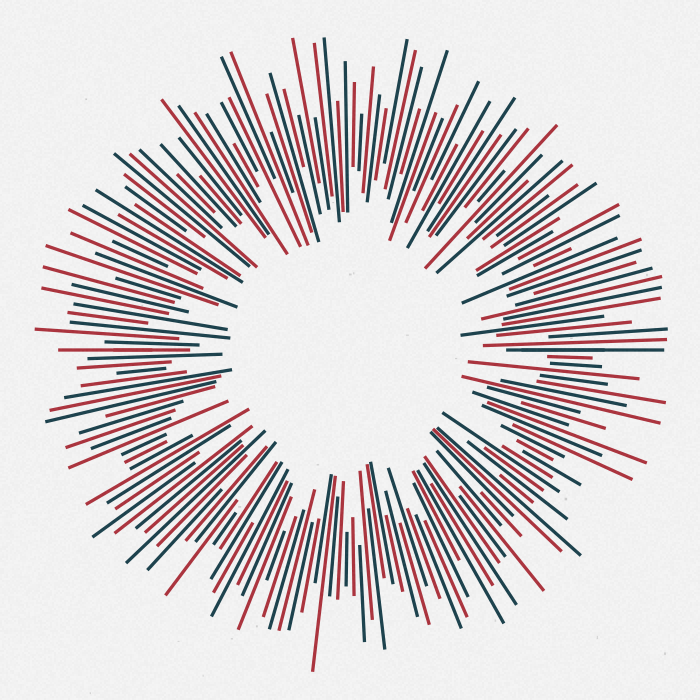
Frame 1 (no input)
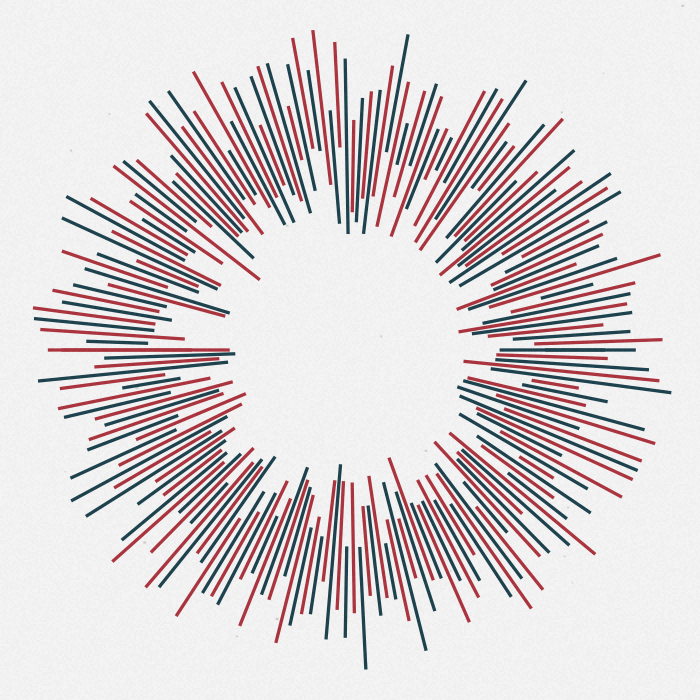
Frame 2 (the mouse pressed at the canvas centre, redrawn once)

The Processing sketch that drew these frames (run headless with seeded random() and noise(); the mouse was pressed at the canvas centre and the sketch redrawn once):

// Processing sketch: processing_169503
// ── processing_169503.pde

/////////////////////////// //<>//
//                       //
//   -~=Manoylov AC=~-   //
//                       //
///////////////////////////
//
// Based on:
// http://thedotisblack.tumblr.com/image/101413231209/
//
// Controls:
// LeftMouseClick   - redraw with new xPos and yPos
//
/////////////////////////////////////////////////

color clr [] = {#19414D, #B2323D};

void setup() {
  size(700, 700);
  noStroke();
  noLoop();
}

void draw() {  
  background(255);
  pushMatrix();
  translate(width/2, height/2);
  fill(clr[0]);
  drawRectWheel(220, 650, 3.3, 95, 95, 95);  
  rotate(PI);
  fill(clr[1]);
  drawRectWheel(220, 650, 3.3, 95, 95, 95);
  popMatrix();
  
  paper(20);
}

void drawRectWheel(float inDiam, float outDiam, float rectWidth, int countOfRect, float inDiamRndmz, float outDiamRndmz) {
  inDiam /= 2;
  outDiam /= 2;
  float angle = 0;
  float xx, yy;
  float wdthBuf = outDiam - inDiam;
  float step = radians(360./countOfRect);
 
  while (angle < TWO_PI) {      
    xx = cos(angle) * inDiam;
    yy = sin(angle) * inDiam;
    pushMatrix();
    translate(xx, yy);
    rotate(angle);
    angle+=step;
    float inDiamRndm  = random(0, inDiamRndmz);
    float outDiamRndm = random(-outDiamRndmz, 0);

    if (outDiamRndmz == 0) {
      rect(inDiamRndm, -rectWidth/2., wdthBuf - inDiamRndm, rectWidth);
    } else {
      rect(inDiamRndm, -rectWidth/2., wdthBuf + outDiamRndm - inDiamRndm, rectWidth);
    }
    popMatrix();
  }
}

void mousePressed() {
  redraw();
}

void paper(int in_val) {
  noStroke();
  for (int i = 0; i < width-1; i+=2) {
    for (int j = 0; j < height-1; j+=2) {
      fill(random(85-35, 85+35), in_val);
      rect(i, j, 2, 2);
    }
  }
  for (int i = 0; i < 20; i++) {
    fill(random(40, 60), random(in_val*2, in_val*2.5));
    rect(random(0, width), random(0, height), random(1, 3), random(1, 3));
  }
}
